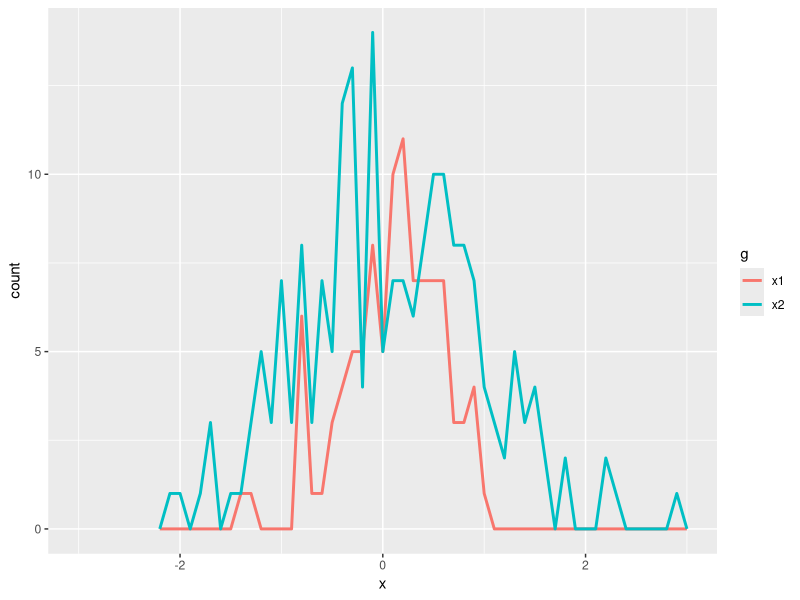

This chart was generated by the following R code:
library(ggplot2)

freqpoly <- function(x1, x2, binwidth = 0.1, xlim = c(-3, 3)) {
  df <- data.frame(
    x = c(x1, x2),
    g = c(rep("x1", length(x1)), rep("x2", length(x2)))
  )
  
  ggplot(df, aes(x, colour = g)) +
    geom_freqpoly(binwidth = binwidth, size = 1) +
    coord_cartesian(xlim = xlim)
}

t_test <- function(x1, x2) {
  test <- t.test(x1, x2)
  
  # use sprintf() to format t.test() results compactly
  sprintf(
    "p value: %0.3f\n[%0.2f, %0.2f]",
    test$p.value, test$conf.int[1], test$conf.int[2]
  )
}


x1 <- rnorm(100, mean = 0, sd = 0.5)
x2 <- rnorm(200, mean = 0.15, sd = 0.9)

freqpoly(x1, x2)
cat(t_test(x1, x2))
#> p value: 0.068
#> [-0.31, 0.01]
